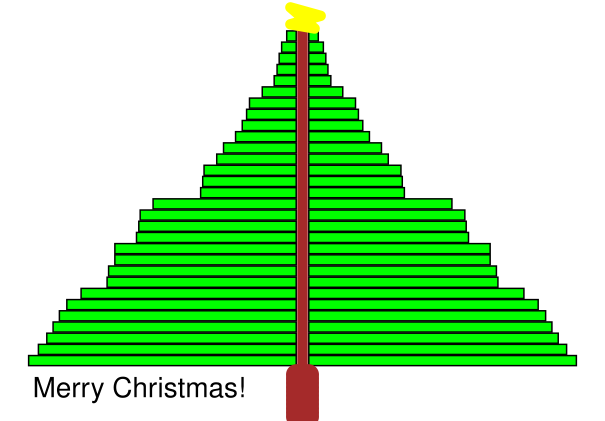

The R source for this figure:
library(dplyr)
library(ggplot2)
library(gganimate)
library(tidyr)
library(patchwork)
library(grid)

#x=rnorm(30, mean=2, sd=1)
x=runif(30, min=0, max=1) # lepiej z rozkładu jednostajnego, bo bardziej
# symetryczny i ładna choinka, no i fajnie brać te dane losowo, bo nie ma idealnej
# choinki
y=1:length(x)
df=data.frame(x,as.character(y))
#xx=runif(30, min=0, max=1)
#yy=xx*xx
#bomki=data.frame(xx,yy)

df %>% 
  arrange(desc(x)) %>% 
  ggplot(aes(x=y,y=x))+
  geom_col(color='black', fill='green')+
  theme_void()+
  coord_flip()->p1

p2=p1+scale_y_reverse()


p=(p2+plot_spacer()+p1+plot_layout(widths = c(4, -0.4, 4)))/plot_spacer()+plot_layout(height=c(9,0.2))

p
grid.draw(linesGrob(c(0.5,0.5), c(0.01,0.95), gp=gpar(col='brown', lwd=10)))
for (i in 1:11){
  j=i/100
  grid.draw(linesGrob(c(0.49,0.51), c(j,j), gp=gpar(col='brown', lwd=20)))
}
#grid.draw(linesGrob(c(0.5,0.5), c(0.95,0.99), gp=gpar(col='yellow', lwd=15)))
#grid.draw(linesGrob(c(0.49,0.51), c(0.97,0.97), gp=gpar(col='yellow', lwd=15)))
grid.draw(polygonGrob(c(0.48,0.53,0.48,0.52), c(0.98,0.96,0.94,0.93), gp=gpar(col='yellow', fill='yellow', lwd=10)))
grid.draw(textGrob('Merry Christmas!', x=0.23, y=0.08, gp=gpar(col='black', fontsize=20)))
#grid.draw(pointsGrob(c(0.5), c(0.01), gp=gpar(col='red', lwd=10)))
